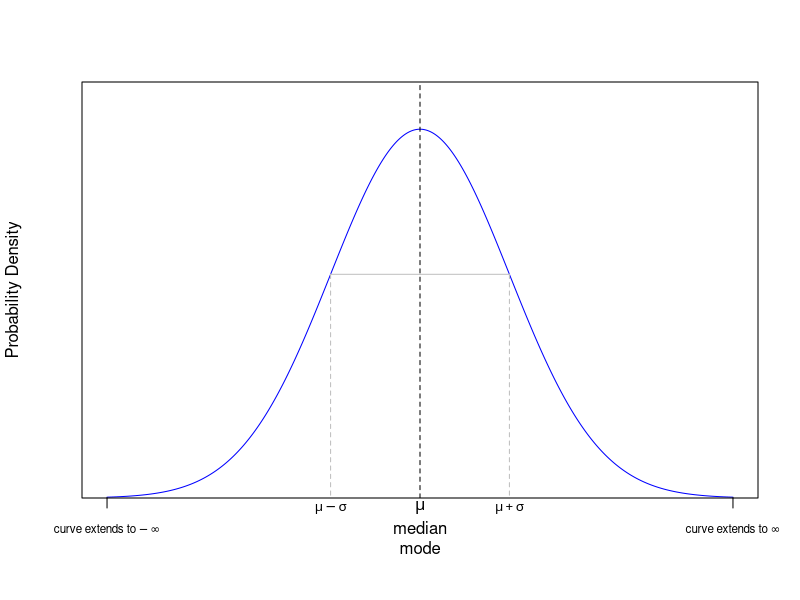
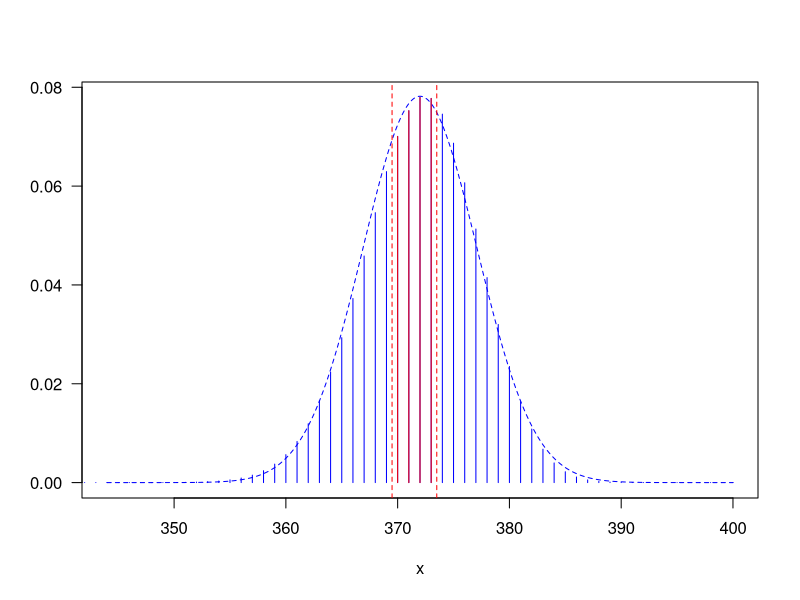

These charts were generated, in order, by the following R code:
## ---- chunk 1
knitr::opts_chunk$set(echo = TRUE)
## ---- chunk 2
xg <- seq(-3.5, 3.5, 0.01)
yg <- dnorm(xg)

par(las = 1)
plot(xg, yg, type = "l", xlab = "",
     ylab = "Probability Density",
     col = "blue", xaxt = "n",
     yaxt = "n", yaxs = "i",
     ylim = c(0, 0.45))
abline(v = 0, lty = 2)
axis(1, at = 0, label = expression(mu),
     tick = F, line = -1)
axis(1, at = 0, label = "median", line = 0,
     tick = F)
axis(1, at = 0, label = "mode", line = 1,
     tick = F)
axis(1, at = -3.5, labels = expression(paste("curve extends to ", -infinity)), cex.axis = 0.7)
axis(1, at = 3.5, labels = expression(paste("curve extends to ", infinity)), cex.axis = 0.7)
segments(0, dnorm(1), -1, col = "gray")
segments(0, dnorm(1), 1, col = "gray")
segments(-1, dnorm(1), -1, 0, lty = 2,
         col = "gray")
segments(1, dnorm(1), 1, 0, lty = 2,
         col = "gray")
axis(1, at = -1, label = expression(mu - sigma), tick = F, cex.axis = 0.8, line = -1)
axis(1, at = 1, label = expression(mu + sigma), tick = F, cex.axis = 0.8, line = -1)
## ---- chunk 3
pnorm(0)
pnorm(-1)
1 - pnorm(1)
pnorm(1, lower.tail = F)

pnorm(-1.75)
pnorm(2) - pnorm(-2)
pnorm(0.5)
## ---- chunk 4
mu = 78; sigma2 = 36
1 - pnorm(84, mu, sqrt(sigma2))

(pnorm(84, mu, sqrt(sigma2)) - pnorm(75, mu, sqrt(sigma2))) / (1 - pnorm(75, mu, sqrt(sigma2)))
## ---- chunk 5
qnorm(c(.1, .55, .9))
## ---- chunk 6
qnorm(.8, 20, 7)
20 + 7 * qnorm(.8)
## ---- chunk 7
n = 400; p = 0.93
sum(dbinom(370:373, n, p))
pbinom(373, n, p) - pbinom(369, n, p)

mu = n * p; sigma = sqrt(n * p * (1 - p)) 
pnorm(373.5, mu, sigma) - pnorm(369.5, mu, sigma)

plot(0:400, dbinom(0:400, n, p), type = "h", las = 1,
     xlim = c(344, 400), xlab = "x", ylab = "", col = "blue")
xg <- seq(344, 400, 0.1); yg <- dnorm(xg, mu, sigma)
lines(xg, yg, col = "blue", lty = 2)
abline(v = c(369.5, 373.5), lty = 2, col = "red")
lines(370:373, dbinom(370:373, n, p), type = "h", col = "red")
